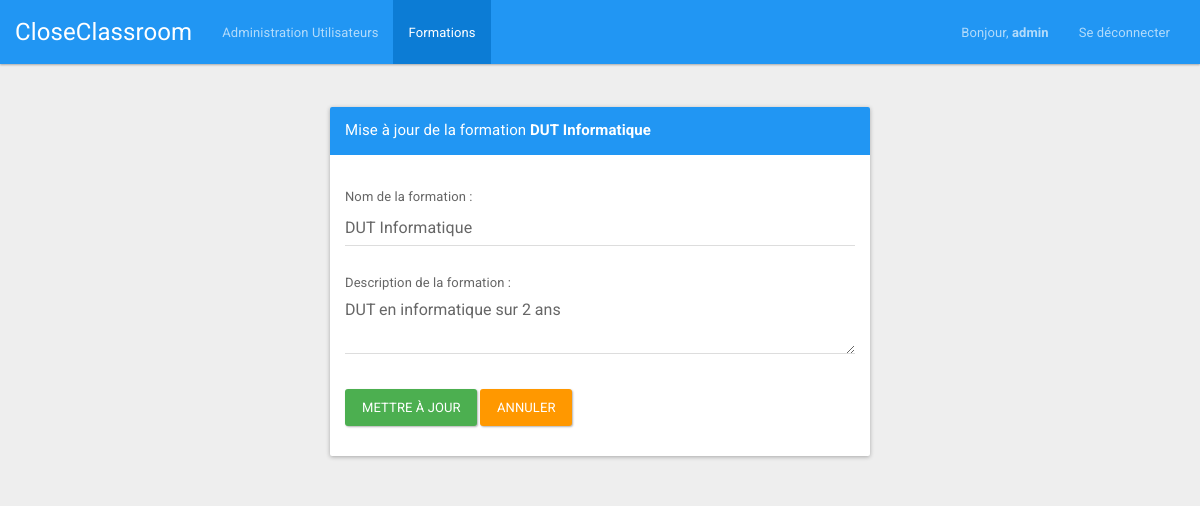
The app's page /index.php?page=updateFormation&idFormation=1 (signed in) with its own data.
### tables this page shows
CREATE TABLE IF NOT EXISTS `users` (
  `id` int(11) NOT NULL AUTO_INCREMENT,
  `type` varchar(32) NOT NULL,
  `login` varchar(32) NOT NULL,
  `password` varchar(32) NOT NULL,
  `email` varchar(32) NOT NULL,
  `name` varchar(32) NOT NULL,
  `first_name` varchar(32) NOT NULL,
  PRIMARY KEY (`id`),
  UNIQUE KEY `login` (`login`),
  UNIQUE KEY `email` (`email`)
);

CREATE TABLE IF NOT EXISTS `formations` (
  `id` int(11) NOT NULL AUTO_INCREMENT,
  `name` varchar(30) NOT NULL,
  `description` varchar(255) NOT NULL,
  PRIMARY KEY (`id`)
);

### bddManager/UserDAO.php (called while the page is built, shortened)
<?php
class UserDAO
{
    public function getInfoUser($idUser)
    {
        try {
            $resultat = mysqli_query($_SESSION['bdd'], "SELECT id, login, email, password, type, name, first_name FROM users WHERE `id`= '" . $idUser . "'");
            if (mysqli_num_rows($resultat) != '0') {
                $tab[0] = mysqli_fetch_assoc($resultat);
                return $tab[0];
            } else {
                return;
            }
        }
        catch (Exception $e) {
            $_SESSION['error'] = 'Erreur requete BDD';
            $_SESSION['display_msg_error'] = true;
        }
    }
}

### bddManager/FormationDAO.php (called while the page is built, shortened)
<?php
class FormationDAO
{
    public function getNameAndDescriptionFormation($idFormation)
    {
        try {
            $resultat = mysqli_query($_SESSION['bdd'], "SELECT name, description FROM formations WHERE `id`= '" . $idFormation . "'");
            if (mysqli_num_rows($resultat) != '0') {
                $tab[0] = mysqli_fetch_assoc($resultat);
                return $tab[0];
            } else {
                return;
            }
        }
        catch (Exception $e) {
            $_SESSION['error'] = 'Erreur requete BDD';
            $_SESSION['display_msg_error'] = true;
        }
    }
}

### views/FormFormationView.class.php (the view, shortened to what this page needs)
<?php
class FormFormationView
{
	public function getViewUpdate($idFormation, $name, $description)
	{
		return '
		<script>document.getElementById("tabFormation").className = "active";</script>
		<div class="container">
			<div id="alert">
			</div>
			<div style="margin-top:20px;" class="col-md-6 col-md-offset-3 col-sm-8 col-sm-offset-2">
				<div class="panel panel-primary" >
					<div class="panel-heading">
						<div class="panel-title">Mise à jour de la formation <b>'.utf8_encode($name).'</b></div>
					</div>
					<div style="padding-top:30px" class="panel-body" >
						<form method="post" class="form-horizontal" role="form" action="index.php?page=updateFormation&idFormation='.$idFormation.'" enctype="multipart/form-data">
							<div style="margin-bottom: 25px">
								Nom de la formation :<br> <input type="text" class="form-control" name="nameFormation" value="'.utf8_encode($name).'" required>
							</div>
							<div style="margin-bottom: 25px">
								Description de la formation :<br> <textarea class="form-control" name="descriptionFormation" cols="0" rows="0" required>'.utf8_encode($description).'</textarea>
							</div>
							<div style="margin-top:10px" class="form-group">
								<div class="col-sm-12 controls">
									<input style="margin-top: 10px;" type="submit" name="envoyer" class="btn btn-success" value="Mettre à jour">
									<a style="margin-top: 10px;" class="btn btn-warning" href="index.php?page=formation">Annuler</a>
								</div>
							</div>
						</form>
					</div>
				</div>
			</div>
		</div>
		';
	}
}

### views/NavBarView.class.php (shortened to what this page needs)
<?php
class navBarView
{
	public function getViewLogged($firstNameUser, $typeUser)
	{
		if ($typeUser == 'Admin') {
			$view = '<nav class="navbar navbar-inverse">
			<div class="container-fluid">
				<div class="navbar-header">
					<button type="button" class="navbar-toggle collapsed" data-toggle="collapse" data-target="#bs-example-navbar-collapse-2">
						<span class="sr-only">Toggle navigation</span>
						<span class="icon-bar"></span>
						<span class="icon-bar"></span>
						<span class="icon-bar"></span>
					</button>
					<a class="navbar-brand" href="index.php">CloseClassroom</a>
				</div>
				<div class="collapse navbar-collapse" id="bs-example-navbar-collapse-2">
					<ul class="nav navbar-nav">
						<li id="tabUser"><a href="index.php?page=user">Administration Utilisateurs</a></li>
						<li id="tabFormation"><a href="index.php?page=formation">Formations</a></li>
					</ul>
					<ul class="nav navbar-nav navbar-right">
						<li><a href="index.php" style="font-size: 13px;"> Bonjour, <strong>'.utf8_encode($firstNameUser).'</strong> </a>
							<li><a href="index.php?page=logout">Se déconnecter</a></li>
						</ul>
					</div>
				</div>
			</nav>';
		}
		return $view;
	}
}

### records on screen
users: first_name "admin"
formations: name "DUT Informatique", nameFormation "DUT Informatique", descriptionFormation "DUT en informatique sur 2 ans"
